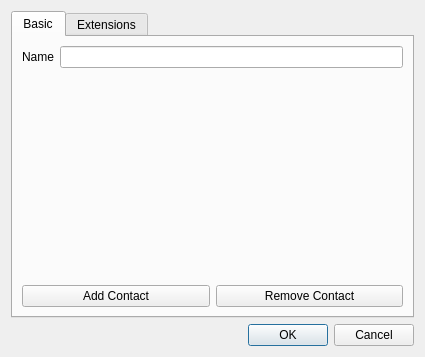
<?xml version="1.0" encoding="UTF-8"?>
<ui version="4.0">
 <class>RXGroupListDialog</class>
 <widget class="QDialog" name="RXGroupListDialog">
  <property name="geometry">
   <rect>
    <x>0</x>
    <y>0</y>
    <width>425</width>
    <height>357</height>
   </rect>
  </property>
  <property name="sizePolicy">
   <sizepolicy hsizetype="MinimumExpanding" vsizetype="MinimumExpanding">
    <horstretch>0</horstretch>
    <verstretch>0</verstretch>
   </sizepolicy>
  </property>
  <property name="windowTitle">
   <string/>
  </property>
  <layout class="QVBoxLayout" name="verticalLayout">
   <item>
    <widget class="QTabWidget" name="tabWidget">
     <property name="currentIndex">
      <number>0</number>
     </property>
     <widget class="QWidget" name="tab_3">
      <attribute name="title">
       <string>Basic</string>
      </attribute>
      <layout class="QVBoxLayout" name="verticalLayout_2">
       <item>
        <layout class="QHBoxLayout" name="horizontalLayout_4">
         <item>
          <widget class="QLabel" name="label_2">
           <property name="text">
            <string>Name</string>
           </property>
           <property name="buddy">
            <cstring>groupListName</cstring>
           </property>
          </widget>
         </item>
         <item>
          <widget class="QLineEdit" name="groupListName"/>
         </item>
        </layout>
       </item>
       <item>
        <widget class="ConfigObjectListView" name="contactListView" native="true">
         <property name="sizePolicy">
          <sizepolicy hsizetype="MinimumExpanding" vsizetype="MinimumExpanding">
           <horstretch>0</horstretch>
           <verstretch>0</verstretch>
          </sizepolicy>
         </property>
        </widget>
       </item>
       <item>
        <layout class="QHBoxLayout" name="horizontalLayout_3">
         <item>
          <widget class="QPushButton" name="addContact">
           <property name="text">
            <string>Add Contact</string>
           </property>
           <property name="shortcut">
            <string>Alt++</string>
           </property>
          </widget>
         </item>
         <item>
          <widget class="QPushButton" name="remContact">
           <property name="text">
            <string>Remove Contact</string>
           </property>
           <property name="shortcut">
            <string>Alt+-</string>
           </property>
          </widget>
         </item>
        </layout>
       </item>
      </layout>
     </widget>
     <widget class="ExtensionView" name="extensionView">
      <attribute name="title">
       <string>Extensions</string>
      </attribute>
     </widget>
    </widget>
   </item>
   <item>
    <widget class="QDialogButtonBox" name="buttonBox">
     <property name="orientation">
      <enum>Qt::Horizontal</enum>
     </property>
     <property name="standardButtons">
      <set>QDialogButtonBox::Cancel|QDialogButtonBox::Ok</set>
     </property>
    </widget>
   </item>
  </layout>
 </widget>
 <customwidgets>
  <customwidget>
   <class>ExtensionView</class>
   <extends>QWidget</extends>
   <header>extensionview.hh</header>
   <container>1</container>
  </customwidget>
  <customwidget>
   <class>ConfigObjectListView</class>
   <extends>QWidget</extends>
   <header>configobjectlistview.hh</header>
   <container>1</container>
  </customwidget>
 </customwidgets>
 <resources/>
 <connections>
  <connection>
   <sender>buttonBox</sender>
   <signal>rejected()</signal>
   <receiver>RXGroupListDialog</receiver>
   <slot>reject()</slot>
   <hints>
    <hint type="sourcelabel">
     <x>316</x>
     <y>260</y>
    </hint>
    <hint type="destinationlabel">
     <x>286</x>
     <y>274</y>
    </hint>
   </hints>
  </connection>
  <connection>
   <sender>buttonBox</sender>
   <signal>accepted()</signal>
   <receiver>RXGroupListDialog</receiver>
   <slot>accept()</slot>
   <hints>
    <hint type="sourcelabel">
     <x>248</x>
     <y>254</y>
    </hint>
    <hint type="destinationlabel">
     <x>157</x>
     <y>274</y>
    </hint>
   </hints>
  </connection>
 </connections>
</ui>
